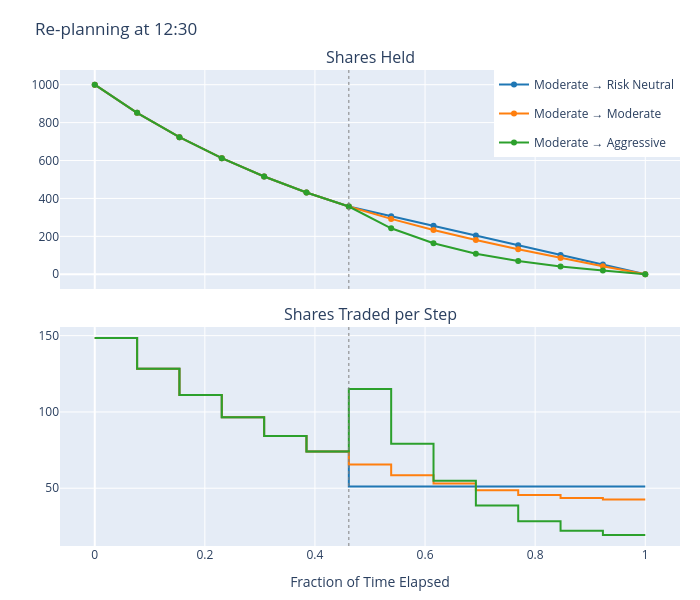

The cell this chart's notebook holds for it:
### Markdown cell above
## Changing speed mid-day

The general schedule runs between any two endpoints,
$x_j = (X_0 \sinh(\kappa(T - t_j)) + X_T \sinh(\kappa t_j)) / \sinh(\kappa T)$,
so a trader can re-plan partway through: take the shares still held as the new
$X_0$, the time left as the new $T$, and solve again, possibly with a
different $\lambda$. Here the trader starts on the moderate schedule and, after
6 of the 13 half-hour steps (12:30), re-plans the rest of the day at each of the
three risk-aversion levels.

Re-planning at the same $\lambda$ reproduces the original schedule exactly: the
optimal schedule is time-consistent, as Almgren and Chriss show, because nothing
learned along the way changes the forecast of future prices. A change of pace
therefore only comes from a change of $\lambda$. It shows up as a kink in the
holdings and a jump in the shares traded per step.

### Code cell
k_switch = 6  # steps completed before re-planning (12:30)

morning = optimal_holdings(X, T, N, kappas_illustrative["moderate"])[: k_switch + 1]

fig = make_subplots(
    rows=2,
    cols=1,
    shared_xaxes=True,
    vertical_spacing=0.08,
    subplot_titles=("Shares Held", "Shares Traded per Step"),
)
for label, kappa in kappas_illustrative.items():
    afternoon = optimal_holdings(morning[-1], T - k_switch * tau, N - k_switch, kappa)
    holdings = np.concatenate([morning, afternoon[1:]])
    trades = -np.diff(holdings)

    name = f"Moderate → {labels_display[label]}"
    fig.add_trace(
        go.Scatter(
            x=t_fraction,
            y=holdings,
            mode="lines+markers",
            name=name,
            legendgroup=label,
            line={"width": 2, "color": colors[label]},
        ),
        row=1,
        col=1,
    )
    fig.add_trace(
        # n_j is traded over (t_(j-1), t_j], so draw it as a step starting at
        # t_(j-1), repeating the last trade to close the final step
        go.Scatter(
            x=t_fraction,
            y=np.append(trades, trades[-1]),
            mode="lines",
            name=name,
            legendgroup=label,
            showlegend=False,
            line={"width": 2, "color": colors[label], "shape": "hv"},
        ),
        row=2,
        col=1,
    )
fig.add_vline(x=k_switch / N, line={"width": 1, "dash": "dot", "color": "gray"})
fig.update_xaxes(title_text="Fraction of Time Elapsed", row=2, col=1)
fig.update_layout(
    title="Re-planning at 12:30",
    width=700,
    height=600,
    margin={"l": 60, "r": 20, "t": 70, "b": 50},
    legend={"x": 1, "xanchor": "right", "y": 1, "yanchor": "top"},
)
fig.write_image("output/midday_replan.png", scale=2)
fig.show()

### Figure 1 — Plotly figure (JSON) as saved in the notebook; plotly's stock layout.template omitted (floating-point values rounded to 4 significant figures)
{"data": [{"legendgroup": "risk_neutral", "line": {"color": "#1f77b4", "width": 2}, "mode": "lines+markers", "name": "Moderate → Risk Neutral", "type": "scatter", "x": [0.0, 0.07692, 0.1538, 0.2308, 0.3077, 0.3846, 0.4615, 0.5385, 0.6154, 0.6923, 0.7692, 0.8462, 0.9231, 1.0], "xaxis": "x", "y": [1000.0, 851.5, 723.3, 612.3, 515.7, 431.5, 357.5, 306.4, 255.4, 204.3, 153.2, 102.1, 51.07, 0.0], "yaxis": "y"}, {"legendgroup": "risk_neutral", "line": {"color": "#1f77b4", "shape": "hv", "width": 2}, "mode": "lines", "name": "Moderate → Risk Neutral", "showlegend": false, "type": "scatter", "x": [0.0, 0.07692, 0.1538, 0.2308, 0.3077, 0.3846, 0.4615, 0.5385, 0.6154, 0.6923, 0.7692, 0.8462, 0.9231, 1.0], "xaxis": "x2", "y": [148.5, 128.2, 111.0, 96.5, 84.25, 74.0, 51.07, 51.07, 51.07, 51.07, 51.07, 51.07, 51.07, 51.07], "yaxis": "y2"}, {"legendgroup": "moderate", "line": {"color": "#ff7f0e", "width": 2}, "mode": "lines+markers", "name": "Moderate → Moderate", "type": "scatter", "x": [0.0, 0.07692, 0.1538, 0.2308, 0.3077, 0.3846, 0.4615, 0.5385, 0.6154, 0.6923, 0.7692, 0.8462, 0.9231, 1.0], "xaxis": "x", "y": [1000.0, 851.5, 723.3, 612.3, 515.7, 431.5, 357.5, 292.0, 233.4, 180.4, 131.7, 86.1, 42.54, 0.0], "yaxis": "y"}, {"legendgroup": "moderate", "line": {"color": "#ff7f0e", "shape": "hv", "width": 2}, "mode": "lines", "name": "Moderate → Moderate", "showlegend": false, "type": "scatter", "x": [0.0, 0.07692, 0.1538, 0.2308, 0.3077, 0.3846, 0.4615, 0.5385, 0.6154, 0.6923, 0.7692, 0.8462, 0.9231, 1.0], "xaxis": "x2", "y": [148.5, 128.2, 111.0, 96.5, 84.25, 74.0, 65.5, 58.56, 53.02, 48.73, 45.6, 43.55, 42.54, 42.54], "yaxis": "y2"}, {"legendgroup": "aggressive", "line": {"color": "#2ca02c", "width": 2}, "mode": "lines+markers", "name": "Moderate → Aggressive", "type": "scatter", "x": [0.0, 0.07692, 0.1538, 0.2308, 0.3077, 0.3846, 0.4615, 0.5385, 0.6154, 0.6923, 0.7692, 0.8462, 0.9231, 1.0], "xaxis": "x", "y": [1000.0, 851.5, 723.3, 612.3, 515.7, 431.5, 357.5, 242.4, 163.3, 108.5, 69.82, 41.48, 19.31, 0.0], "yaxis": "y"}, {"legendgroup": "aggressive", "line": {"color": "#2ca02c", "shape": "hv", "width": 2}, "mode": "lines", "name": "Moderate → Aggressive", "showlegend": false, "type": "scatter", "x": [0.0, 0.07692, 0.1538, 0.2308, 0.3077, 0.3846, 0.4615, 0.5385, 0.6154, 0.6923, 0.7692, 0.8462, 0.9231, 1.0], "xaxis": "x2", "y": [148.5, 128.2, 111.0, 96.5, 84.25, 74.0, 115.1, 79.08, 54.82, 38.71, 28.34, 22.18, 19.31, 19.31], "yaxis": "y2"}], "layout": {"annotations": [{"font": {"size": 16}, "showarrow": false, "text": "Shares Held", "x": 0.5, "xanchor": "center", "xref": "paper", "y": 1.0, "yanchor": "bottom", "yref": "paper"}, {"font": {"size": 16}, "showarrow": false, "text": "Shares Traded per Step", "x": 0.5, "xanchor": "center", "xref": "paper", "y": 0.46, "yanchor": "bottom", "yref": "paper"}], "height": 600, "legend": {"x": 1, "xanchor": "right", "y": 1, "yanchor": "top"}, "margin": {"b": 50, "l": 60, "r": 20, "t": 70}, "shapes": [{"line": {"color": "gray", "dash": "dot", "width": 1}, "type": "line", "x0": 0.4615, "x1": 0.4615, "xref": "x", "y0": 0, "y1": 1, "yref": "y domain"}, {"line": {"color": "gray", "dash": "dot", "width": 1}, "type": "line", "x0": 0.4615, "x1": 0.4615, "xref": "x2", "y0": 0, "y1": 1, "yref": "y2 domain"}], "title": {"text": "Re-planning at 12:30"}, "width": 700, "xaxis": {"anchor": "y", "domain": [0.0, 1.0], "matches": "x2", "showticklabels": false}, "xaxis2": {"anchor": "y2", "domain": [0.0, 1.0], "title": {"text": "Fraction of Time Elapsed"}}, "yaxis": {"anchor": "x", "domain": [0.54, 1.0]}, "yaxis2": {"anchor": "x2", "domain": [0.0, 0.46]}}}
